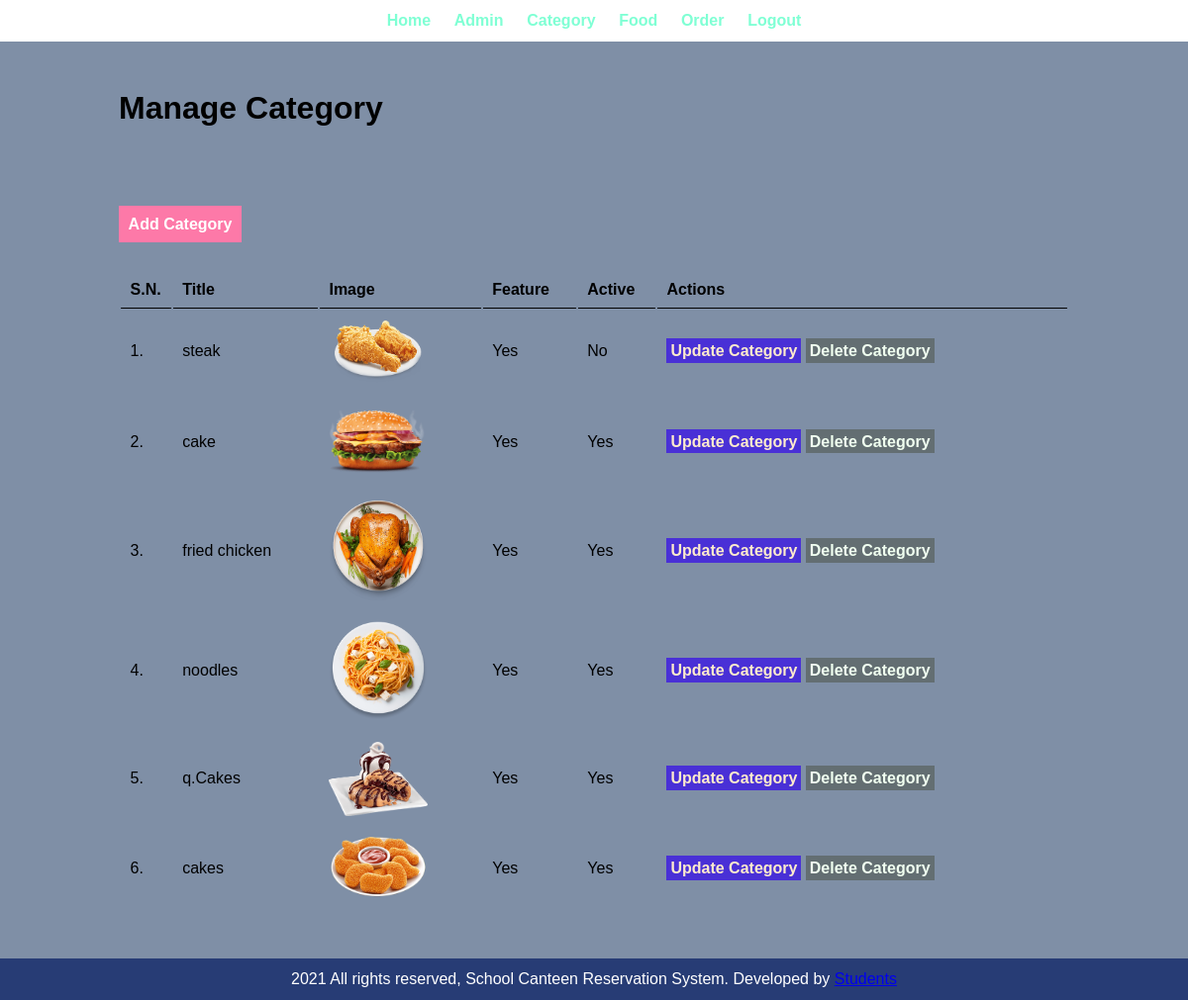
Screenshot of /admin/manage-category_1.php (signed in) with the database file from the repository.
### tables this page shows
CREATE TABLE `tbl_category` (
  `id` int(10) UNSIGNED NOT NULL,
  `title` varchar(100) NOT NULL,
  `image_name` varchar(255) NOT NULL,
  `featured` varchar(10) NOT NULL,
  `active` varchar(10) NOT NULL
);

### admin/manage-category_1.php (the view, shortened to what this page needs)
<?php include('partials/menu.php') ?>
<div class="main-content">
    <div class="wrapper">
         <h1>Manage Category</h1>
         <br /><br /><br />
    <br><br>
            <a href="<?php echo SITEURL; ?>admin/add-category.php" class="btn-primary">Add Category</a>
            <br /><br /><br />
            <table class="tbl-full">
                <tr>
                    <th>S.N.</th>
                    <th>Title</th>
                    <th>Image</th>
                    <th>Feature</th>
                    <th>Active</th>
                    <th>Actions</th>
                </tr>
                <?php
                    $sql = "SELECT * FROM tbl_category";
                    $res = mysqli_query($conn, $sql);
                    $count = mysqli_num_rows($res);
                    $sn=1;
                    if($count>0)
                    {
                        while($row=mysqli_fetch_assoc($res))
                        {
                            $id = $row['id'];
                            $title = $row['title'];
                            $image_name = $row['image_name'];
                            $featured = $row['featured'];
                            $active = $row['active'];
                            ?>
                                <tr>
                                    <td><?php echo $sn++; ?>. </td>
                                    <td><?php echo $title; ?></td>
                                    <td>
                                    <?php
                                                if($image_name!="")
                                                {
                                                    ?>
                                                    <img src="<?php echo SITEURL; ?>images/category/<?php echo $image_name; ?>" width="100px" >
                                                    <?php
                                                }
                                                else
                                                {
                                                    echo "<div class='error'>Image not Added.</div>";
                                                }
                                            ?>
                                        </td>
                                        <td><?php echo $featured; ?></td>
                                        <td><?php echo $active; ?></td>
                                        <td>
                                            <a href="<?php echo SITEURL; ?>admin/update-category.php?id=<?php echo $id; ?>" class="btn-secondary">Update Category</a>
                                            <a href="<?php echo SITEURL; ?>admin/delete-category.php?id=<?php echo $id; ?>&image_name=<?php echo $image_name; ?>" class="btn-danger">Delete Category</a>
                                        </td>
                                    </tr>
                                    <?php
                       }
                     }
                                  else
                                  {
                                    ?>
                                    <tr>
                                        <td colspan="6"><div class="error">No Category Added.</div></td>
                                    </tr>
                                    <?php
                                 }
                            ?>
                    </table>
            </div>
      </div>
    <?php include('partials/footer.php'); ?>

### admin/partials/menu.php (shortened to what this page needs)
<html>
<head>
<link rel="stylesheet" href="../css/admin.css">
</head>
<body>
    <div class="menu text-center">
        <div class="wrapper">
            <ul>
                <li><a href="index.php">Home</a></li>
                <li><a href="manage-admin.php">Admin</a></li>
                <li><a href="manage-category.php">Category</a></li>
                <li><a href="manage-food.php">Food</a></li>
                <li><a href="manage-order.php">Order</a></li>
                <li><a href="logout.php">Logout</a></li>
            </ul>
        </div>
    </div>

### admin/partials/footer.php
    <div class="footer">
        <div class="wrapper">
           <p class="text-center">2021 All rights reserved, School Canteen Reservation System. Developed by <a href="#"> Students</a></p>
        </div>
    </div>
</body>
</html>

### css/admin.css (style rules this page uses)
* { margin: 0; padding: 0; font-family: Arial, Helvetica, sans-serif; }
.wrapper { padding: 1%; width: 80%; margin: 0 auto; }
.text-center { text-align: center; }
.tbl-full { width: 100%; }
table tr th { border-bottom: 1px solid black; padding: 1%; text-align: left; }
table tr td { padding: 1%; }
.btn-primary { background-color: #fd79a8; padding: 1%; color: white; text-decoration: none; font-weight: bold; }
.btn-secondary { background-color: #4930d6; padding: 1%; color: blanchedalmond; text-decoration: none; font-weight: bold; }
.btn-danger { background-color: #636e72; padding: 1%; color: honeydew; text-decoration: none; font-weight: bold; }
.menu { border-bottom: 1px solid #7f8fa6; }
.menu ul { list-style-type: none; }
.menu ul li { display: inline; padding: 1%; }
.menu ul li a { text-decoration: none; font-weight: bold; color: aquamarine; }
.main-content { background-color: #7f8fa6; padding: 3% 0; }
.footer { background-color: #273c75 ; color: white; }

### rows the page displays
tbl_category: title "steak", image_name (picture), featured "Yes", active "No"
tbl_category: title "cake", image_name (picture), featured "Yes", active "Yes"
tbl_category: title "fried chicken", image_name (picture), featured "Yes", active "Yes"
tbl_category: title "noodles", image_name (picture), featured "Yes", active "Yes"
tbl_category: title "q.Cakes", image_name (picture), featured "Yes", active "Yes"
tbl_category: title "cakes", image_name (picture), featured "Yes", active "Yes"
